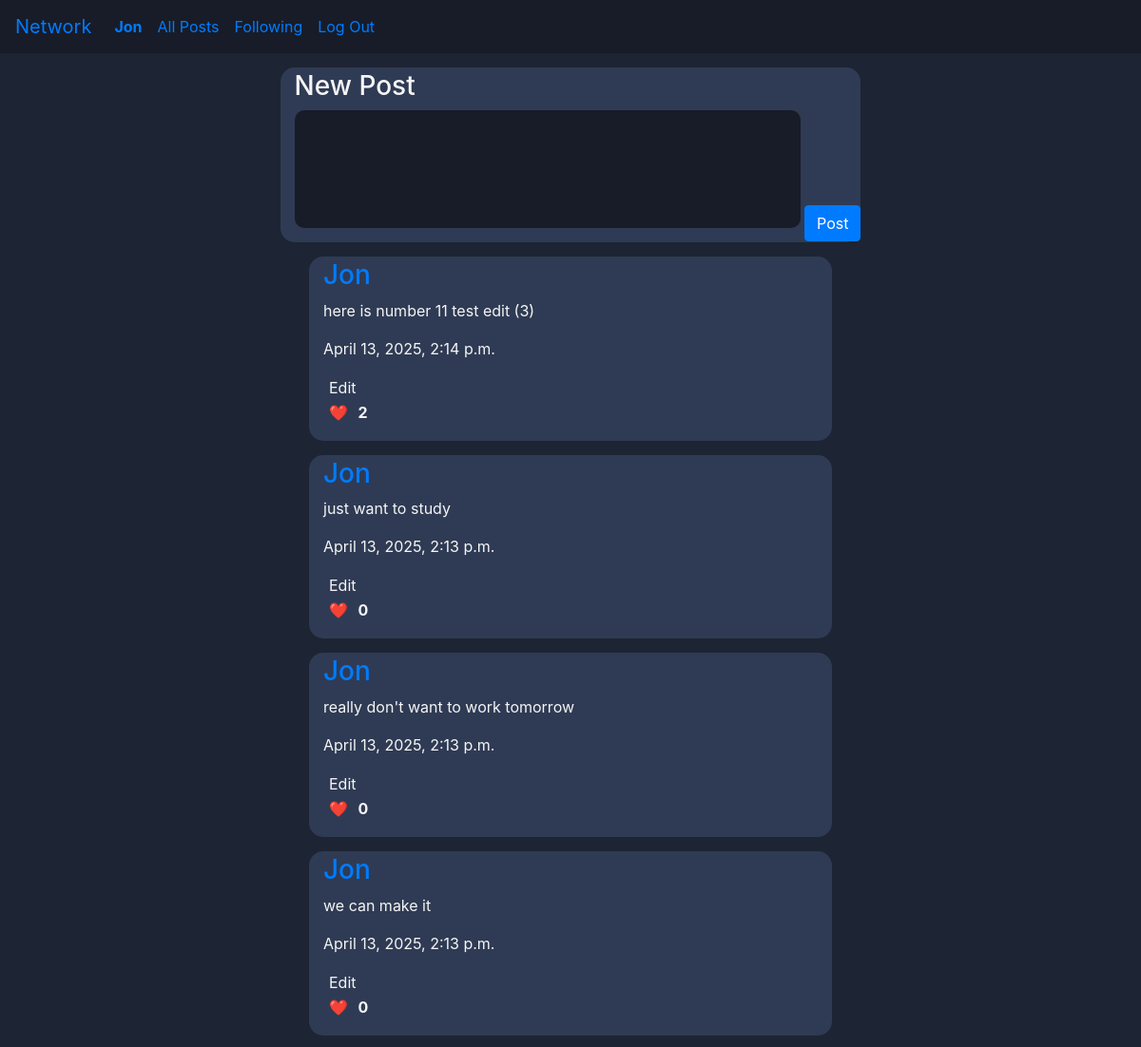
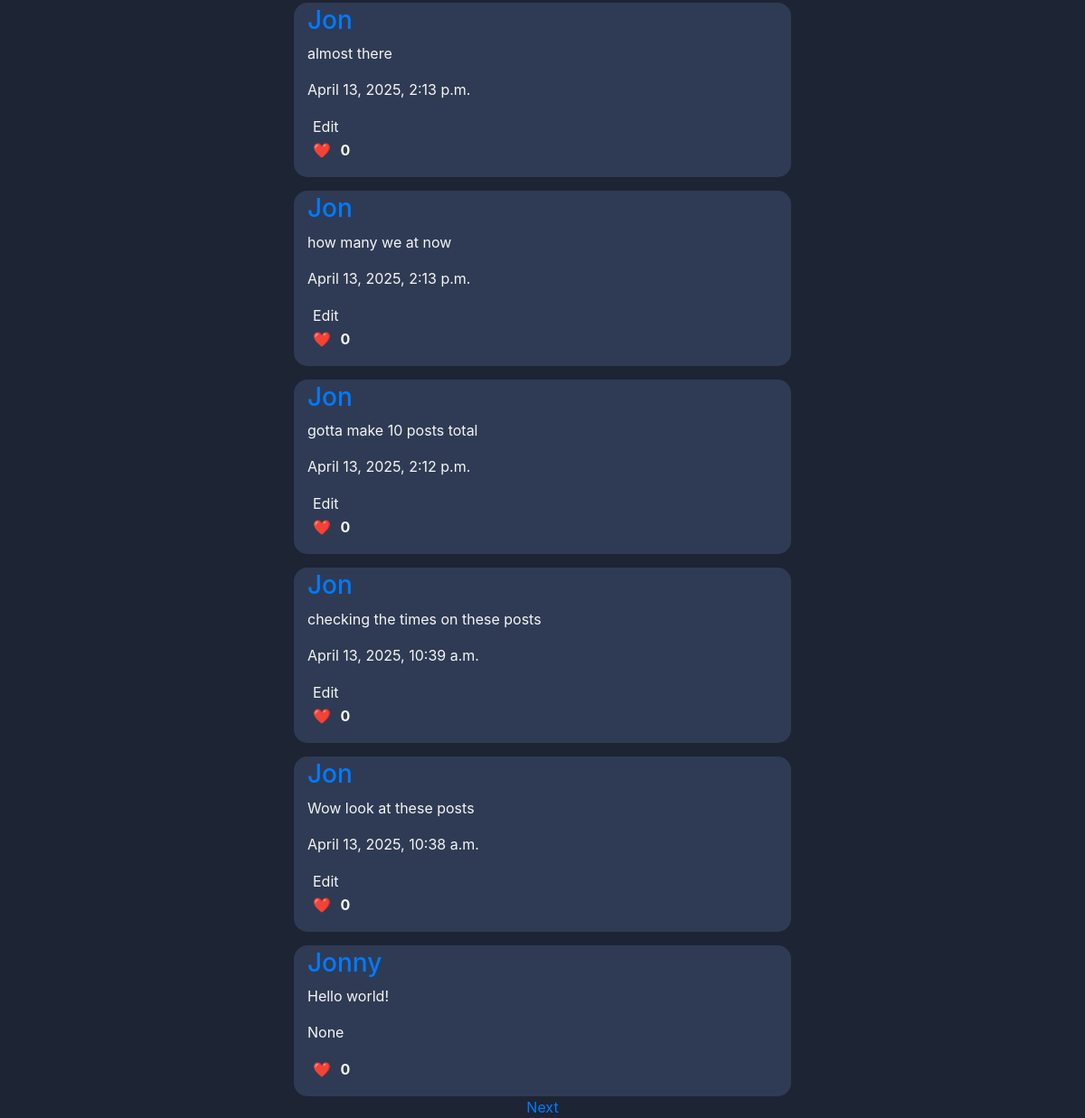
/ (signed in), run on the app's committed database (2 pictures, top to bottom).
### network/models.py (models this page shows, shortened)
class User(AbstractUser):
    following = models.ManyToManyField("self", symmetrical=False, blank=True, related_name="followers")
    saved_posts = models.ManyToManyField("Post", blank=True, related_name="saved_by")

class Post(models.Model):
    user = models.ForeignKey("User", on_delete=models.CASCADE, related_name="user_posts")
    content = models.TextField(max_length=512, blank=False, null=False)
    likes = models.ManyToManyField("User", blank=True, related_name="liked_posts")
    timestamp = models.DateTimeField(auto_now_add=True)
    @property
    def like_count(self):
        return self.likes.count()

### network/views.py (the view)
# urls.py: path("", views.index, name="index"),
def index(request):
    return post_paginator(
        request,
        query=Post.objects.select_related("user").order_by("-timestamp"),
        template="network/index.html",
        title="All Posts",
    )

### network/views.py (called while the page is built)
def post_paginator(request, query, template, title, user_obj=None):
    paginator = Paginator(query, 10)
    page_number = request.GET.get("page")
    page_obj = paginator.get_page(page_number)
    return render(request, template, {
        "page_obj": page_obj,
        "title": title,
        "user_obj": user_obj
    })

### network/templates/network/index.html (shortened to what this page needs)
{% extends "network/layout.html" %}
{% load static %}
{% block body %}
    <div class="post-div">
        <form id="post-form">
            <h3>New Post</h3>
            <textarea id="content" rows="5" cols="50" {% if  not request.user.is_authenticated %}placeholder="Login to post!" disabled{% endif %} required></textarea>
            <button id="post-btn" class="btn btn-primary" {% if not request.user.is_authenticated %}disabled{% endif %}>Post</button>
        </form>
    </div>
    {% include "network/partials/load_posts.html" with page_obj=page_obj %}
{% endblock %}

### network/templates/network/layout.html (shortened to what this page needs)
{% load static %}
<!DOCTYPE html>
<html lang="en">
    <head>
        <link rel="stylesheet" href="https://stackpath.bootstrapcdn.com/bootstrap/4.4.1/css/bootstrap.min.css">
        <link href="{% static 'network/styles.css' %}" rel="stylesheet">
    </head>
    <body>
        <nav class="navbar navbar-expand-lg nav">
            <a class="navbar-brand" href="#">Network</a>
            <div>
              <ul class="navbar-nav mr-auto">
                {% if user.is_authenticated %}
                    <li class="nav-item">
                        <a class="nav-link" href="#"><strong>{{ user.username }}</strong></a>
                    </li>
                {% endif %}
                <li class="nav-item">
                  <a class="nav-link" href="{% url 'index' %}">All Posts</a>
                </li>
                {% if user.is_authenticated %}
                    <li class="nav-item">
                        <a class="nav-link" href="{% url 'following_posts' %}">Following</a>
                    </li>
                    <li class="nav-item">
                        <a class="nav-link" href="{% url 'logout' %}">Log Out</a>
                    </li>
                {% endif %}
              </ul>
            </div>
          </nav>
        <div class="body">
            {% block body %}
            {% endblock %}
        </div>
    </body>
</html>

### network/templates/network/partials/load_posts.html (shortened to what this page needs)
<div class="posts-div">
    {% for post in page_obj %}
        <div class="post-div">
            <h3><a href="{% url 'profile' username=post.user.username %}">{{ post.user.username }}</a></h3>
            <div class="post-text-div">
                <p class="post-text">{{ post.content }}</p>
            </div>
            <p class="small-text">{{ post.timestamp }}</p>
            {% if post.user == user %}
                <button class="edit-btn" data-id="{{ post.id }}">Edit</button>
            {% endif %}
            <p>
                {% if user.is_authenticated %}
                    <button class="like-btn" data-id="{{ post.id }}"
                    data-liked="{% if user in post.likes.all %}true{% else %}false{% endif %}">❤️</button>
                {% else %}
                    🩶
                {% endif %}
                <strong class="like-count">{{ post.like_count }}</strong>
            </p>
        </div>
    {% endfor %}
</div>
<div class="paginator">
    {% if page_obj.has_next %}
        <a href="?page={{ page_obj.next_page_number }}">Next</a>
    {% endif %}
</div>

### network/static/network/styles.css (style rules this page uses)
* { margin: 0; box-sizing: border-box; }
.nav { background-color: #171c28; }
.body { background-color: #1d2433; color: whitesmoke; display: flex; flex-direction: column; align-items: center; padding: auto; }
textarea { background-color: #171c28; border-radius: 10px; border: none; resize: none; }
.post-div { border-radius: 15px; min-width: 550px; background-color: #2f3b54; margin-top: 15px; padding: 3px 0 1px 15px; }
.edit-btn { color: whitesmoke; background-color: #2f3b54; border: none; }
.like-btn { border: none; background-color: inherit; }

### data on the page
User: username "Jon"
Post: user.username "Jon", content "here is number 11 test edit (3)", timestamp "April 13, 2025, 2:14 p.m.", like_count "2"
Post: user.username "Jon", content "just want to study", timestamp "April 13, 2025, 2:13 p.m.", like_count "0"
Post: user.username "Jon", content "really don't want to work tomorrow", timestamp "April 13, 2025, 2:13 p.m.", like_count "0"
Post: user.username "Jon", content "we can make it", timestamp "April 13, 2025, 2:13 p.m.", like_count "0"
Post: user.username "Jon", content "almost there", timestamp "April 13, 2025, 2:13 p.m.", like_count "0"
Post: user.username "Jon", content "how many we at now", timestamp "April 13, 2025, 2:13 p.m.", like_count "0"
Post: user.username "Jon", content "gotta make 10 posts total", timestamp "April 13, 2025, 2:12 p.m.", like_count "0"
Post: user.username "Jon", content "checking the times on these posts", timestamp "April 13, 2025, 10:39 a.m.", like_count "0"
Post: user.username "Jon", content "Wow look at these posts", timestamp "April 13, 2025, 10:38 a.m.", like_count "0"
Post: user.username "Jonny", content "Hello world!", timestamp "None", like_count "0"
